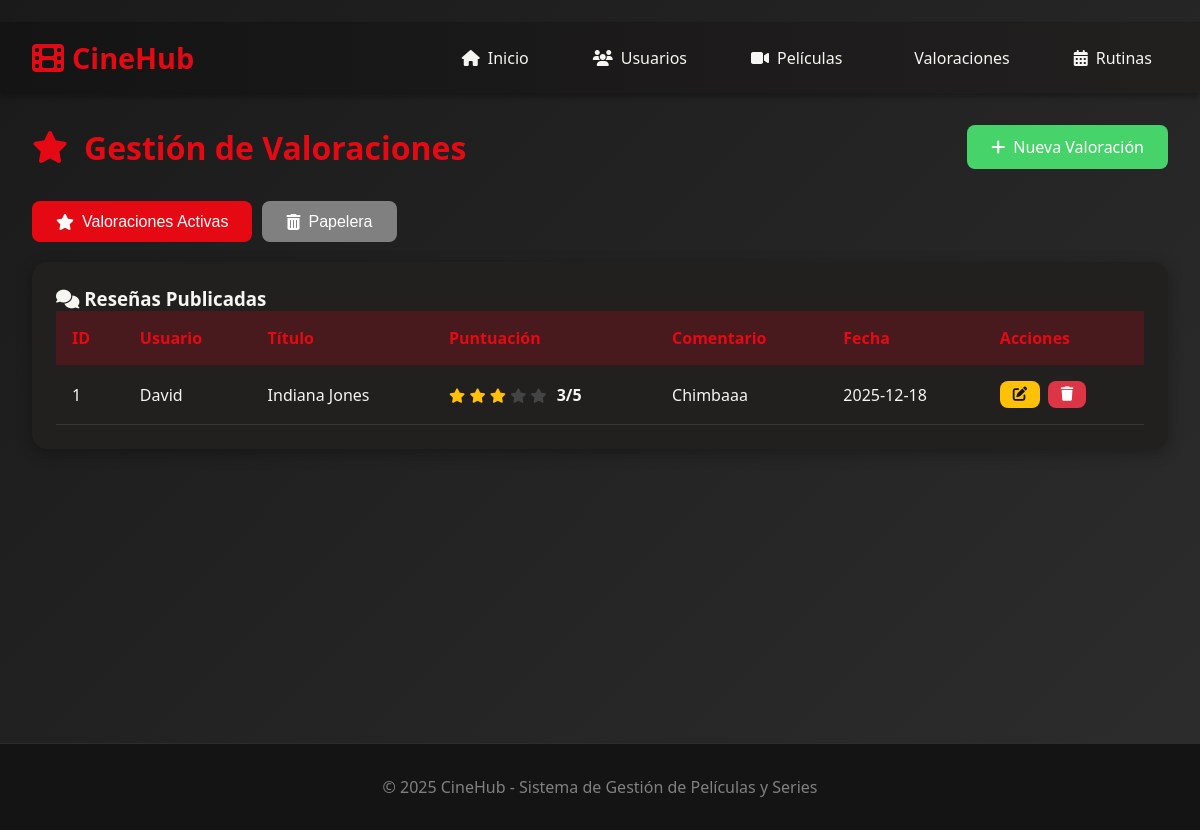
The page /web/valoraciones on the database its author committed.
### data/models.py (models this page shows)
class Valoracion(SQLModel, table=True):
    id_valoracion: Optional[int] = Field(default=None, primary_key=True, index=True)
    puntuacion: float
    comentario: str
    fecha: date
    is_active: bool = Field(default=True)
    deleted_at: Optional[datetime] = Field(default=None, nullable=True)
    id_usuario_FK: int = Field(foreign_key="usuario.id_usuario")
    id_titulo_FK: int = Field(foreign_key="peliculaserie.id_titulo")
    usuario: Optional["Usuario"] = Relationship(back_populates="valoraciones")
    titulo: Optional["PeliculaSerie"] = Relationship(back_populates="valoraciones")

class Usuario(SQLModel, table=True):
    id_usuario: Optional[int] = Field(default=None, primary_key=True, index=True)
    nombre: str
    correo: str = Field(unique=True, index=True)
    clave: str
    is_active: bool = Field(default=True)
    deleted_at: Optional[datetime] = Field(default=None, nullable=True)
    valoraciones: List["Valoracion"] = Relationship(back_populates="usuario")
    rutinas: List["Rutina"] = Relationship(back_populates="usuario")

class PeliculaSerie(SQLModel, table=True):
    id_titulo: Optional[int] = Field(default=None, primary_key=True, index=True)
    titulo: str = Field(unique=True, index=True)
    genero: str
    anio_estreno: int
    duracion: int
    descripcion: str
    is_active: bool = Field(default=True)
    deleted_at: Optional[datetime] = Field(default=None, nullable=True)
    valoraciones: List["Valoracion"] = Relationship(back_populates="titulo")
    rutinas: List["Rutina"] = Relationship(back_populates="titulo")

### routers/web.py (the view)
@router.get("/valoraciones", response_class=HTMLResponse)
async def pagina_valoraciones(request: Request, session: Session = Depends(get_session)):
    activas = session.exec(select(Valoracion).where(Valoracion.is_active == True)).all()
    inactivas = session.exec(select(Valoracion).where(Valoracion.is_active == False)).all()
    usuarios = session.exec(select(Usuario)).all()
    titulos = session.exec(select(PeliculaSerie)).all()
    usuarios_dict = {u.id_usuario: u for u in usuarios}
    titulos_dict = {t.id_titulo: t for t in titulos}
    return templates.TemplateResponse("valoraciones.html", {
        "request": request, "valoraciones_activas": activas, "valoraciones_inactivas": inactivas,
        "usuarios_dict": usuarios_dict, "titulos_dict": titulos_dict
    })

### templates/valoraciones.html (shortened to what this page needs)
﻿{% extends "base.html" %}
{% block content %}
<div class="container">
    <div class="page-header">
        <h1><i class="fas fa-star"></i> Gestión de Valoraciones</h1>
        <a href="/web/valoraciones/crear" class="btn btn-success">
            <i class="fas fa-plus"></i> Nueva Valoración
        </a>
    </div>
    <div style="margin-bottom: 20px; display: flex; gap: 10px;">
        <button onclick="cambiarVista('activos')" id="btn-activos" class="btn btn-primary">
            <i class="fas fa-star"></i> Valoraciones Activas
        </button>
        <button onclick="cambiarVista('inactivos')" id="btn-inactivos" class="btn btn-secondary">
            <i class="fas fa-trash-alt"></i> Papelera
        </button>
    </div>
    <div id="vista-activos">
        <div class="table-container">
            <h3><i class="fas fa-comments"></i> Reseñas Publicadas</h3>
            <table class="data-table">
                <thead>
                    <tr>
                        <th>ID</th>
                        <th>Usuario</th>
                        <th>Título</th>
                        <th>Puntuación</th>
                        <th>Comentario</th>
                        <th>Fecha</th>
                        <th>Acciones</th>
                    </tr>
                </thead>
                <tbody>
                    {% if valoraciones_activas %}
                        {% for valoracion in valoraciones_activas %}
                        <tr>
                            <td>{{ valoracion.id_valoracion }}</td>
                            <td>{{ usuarios_dict.get(valoracion.id_usuario_FK).nombre if usuarios_dict.get(valoracion.id_usuario_FK) else 'N/A' }}</td>
                            <td>{{ titulos_dict.get(valoracion.id_titulo_FK).titulo if titulos_dict.get(valoracion.id_titulo_FK) else 'N/A' }}</td>
                            <td>
                                <div style="display: flex; align-items: center; gap: 5px;">
                                    {% set score = valoracion.puntuacion|int %}
                                    <span style="white-space: nowrap;">
                                        {% for i in range(1, 6) %}
                                            <i class="fas fa-star" style="color: {% if i <= score %}#ffc107{% else %}#444{% endif %}; font-size: 0.9rem;"></i>
                                        {% endfor %}
                                    </span>
                                    <span style="font-weight: bold; margin-left: 5px;">{{ score }}/5</span>
                                </div>
                            </td>
                            <td>{{ valoracion.comentario[:50] }}{% if valoracion.comentario|length > 50 %}...{% endif %}</td>
                            <td>{{ valoracion.fecha }}</td>
                            <td class="actions-cell">
                                <a href="/web/valoraciones/editar/{{ valoracion.id_valoracion }}" class="btn btn-warning btn-sm">
                                    <i class="fas fa-edit"></i>
                                </a>
                                <a href="/web/valoraciones/eliminar/{{ valoracion.id_valoracion }}"
                                   class="btn btn-danger btn-sm"
                                   onclick="return confirm('¿Estás seguro de eliminar esta valoración?')">
                                    <i class="fas fa-trash"></i>
                                </a>
                            </td>
                        </tr>
                        {% endfor %}
                    {% else %}
                        <tr>
                            <td colspan="7" class="loading">No hay valoraciones activas</td>
                        </tr>
                    {% endif %}
                </tbody>
            </table>
        </div>
    </div>
</div>
{% endblock %}

### static/css/style.css (style rules this page uses)
* { margin: 0; padding: 0; box-sizing: border-box; }
:root { --primary: #e50914; --primary-dark: #b20710; --secondary: #221f1f; --dark: #141414; --light: #f5f5f1; --gray: #808080; --success: #46d369; --warning: #ffc107; --danger: #dc3545; }
body { font-family: 'Segoe UI', Tahoma, Geneva, Verdana, sans-serif; background: linear-gradient(135deg, #1a1a1a 0%, #2d2d2d 100%); color: var(--light); min-height: 100vh; }
.container { max-width: 1400px; margin: 0 auto; padding: 0 2rem; }
.page-header { display: flex; justify-content: space-between; align-items: center; margin-bottom: 2rem; }
.page-header h1 { display: flex; align-items: center; gap: 1rem; color: var(--primary); }
.btn { padding: 0.7rem 1.5rem; border: none; border-radius: 8px; cursor: pointer; font-size: 1rem; transition: all 0.3s ease; display: inline-flex; align-items: center; gap: 0.5rem; text-decoration: none; }
.btn-primary { background: var(--primary); color: white; }
.btn-success { background: var(--success); color: white; }
.btn-warning { background: var(--warning); color: var(--dark); }
.btn-danger { background: var(--danger); color: white; }
.btn-secondary { background: var(--gray); color: white; }
.table-container { background: var(--secondary); border-radius: 15px; padding: 1.5rem; overflow-x: auto; box-shadow: 0 4px 15px rgba(0, 0, 0, 0.3); }
.data-table { width: 100%; border-collapse: collapse; }
.data-table thead { background: rgba(229, 9, 20, 0.2); }
.data-table th { padding: 1rem; text-align: left; font-weight: 600; color: var(--primary); }
.data-table td { padding: 1rem; border-bottom: 1px solid rgba(255, 255, 255, 0.1); }
.data-table tbody tr { transition: all 0.3s ease; }
.btn-sm { padding: 0.4rem 0.8rem; font-size: 0.9rem; }
.actions-cell { display: flex; gap: 0.5rem; }

### rows shown on the page
Valoracion: id_valoracion "1", score "3", comentario "Chimbaaa", fecha "2025-12-18"
Usuario: get "David"
PeliculaSerie: get "Indiana Jones"
